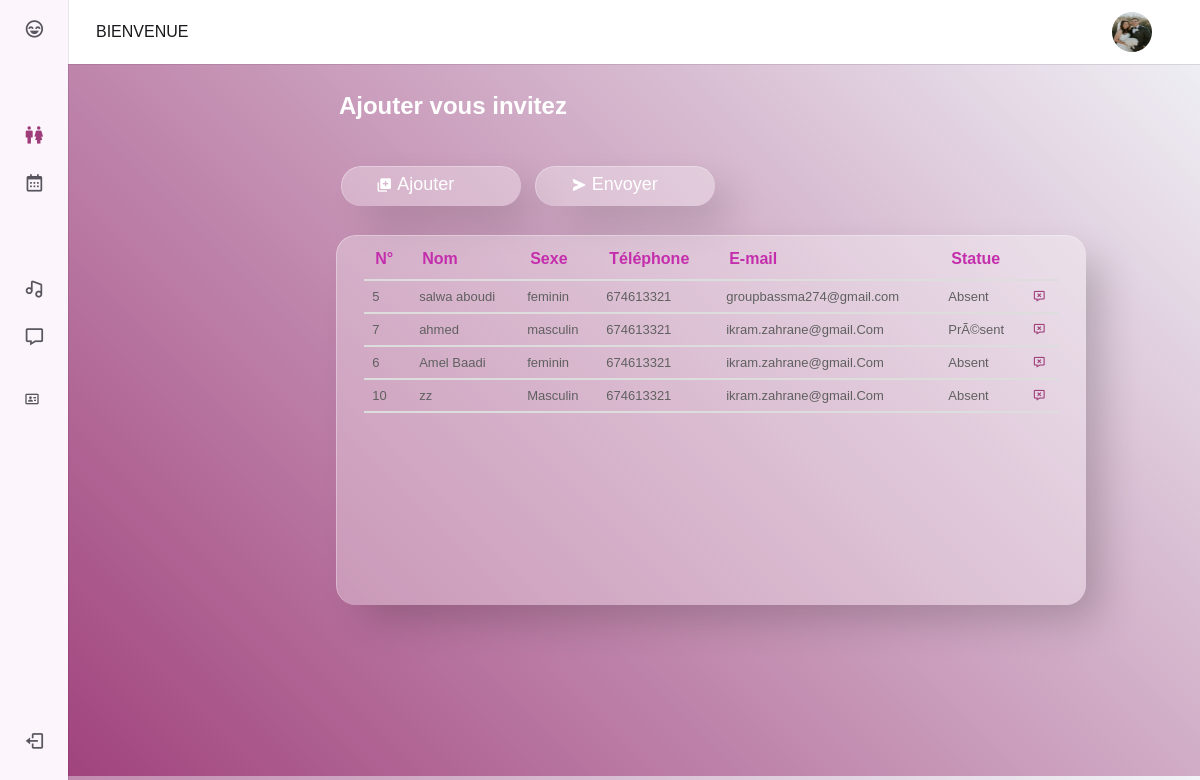
Page /ajouterInvite.php on the committed database.
### tables this page shows
CREATE TABLE IF NOT EXISTS `invite` (
  `id_invite` int(11) NOT NULL AUTO_INCREMENT,
  `nom_complet` varchar(20) NOT NULL,
  `Statut` varchar(20) NOT NULL,
  `email` varchar(30) NOT NULL,
  `tel` int(10) NOT NULL,
  `sexe` varchar(10) NOT NULL,
  PRIMARY KEY (`id_invite`)
);

### public/ajouterInvite.php (the view, shortened to what this page needs)
<?php
include 'php/connexion.php';
?>
<!DOCTYPE html>
<html lang="en">
<head>
    <link rel="stylesheet" href="https://cdn.jsdelivr.net/npm/boxicons@latest/css/boxicons.min.css">
    <link rel="stylesheet" href="css/styles.css">
</head>
<body>
    <header class="header">
        <div class="header__container">
            <img src="img/perfil.jpg" alt="" class="header__img">
            <a href="#" class="header__logo">BIENVENUE</a>
        </div>
    </header>
    <div class="nav" id="navbar">
        <nav class="nav__container">
            <div>
                <a href="index.php" class="nav__link nav__logo">
                    <i class='bx bx-happy-beaming nav__icon'></i>
                </a>
                <div class="nav__list">
                    <div class="nav__items">
                        <a href="information.php" class="nav__link active">
                            <i class='bx bx-male-female nav__icon'></i>
                        </a>
                        <div class="nav__dropdown">
                            <a href="html/jour j.html" class="nav__link">
                                <i class='bx bx-calendar nav__icon'></i>
                            </a>
                        </div>
                    </div>
                    <div class="nav__items">
                        <div class="nav__dropdown">
                            <a href="#" class="nav__link">
                                <i class='bx bx-music nav__icon'></i>
                            </a>
                        </div>
                        <a href="recommandation_Marie.php" class="nav__link">
                            <i class='bx bx-message nav__icon'></i>
                        </a>
                    </div>
                    <div class="nav__dropdown">
                        <a href="#" class="nav__link">
                            <i class='bx bx-id-card nav__iconn'></i>
                        </a>
                    </div>
                </div>
            </div>
            <a href="php/deconnexion.php" class="nav__link nav__logout">
                <i class='bx bx-log-out nav__icon'></i>
            </a>
        </nav>
    </div>
    <main>
        <section>
            <h2>Ajouter vous invitez</h2>
            <div class="container-menue">
                <form class="menue">
                    <div>
                        <a class="nav__link active" id="myBtn">
                            <i class='bx bxs-add-to-queue'></i>
                            <span class="nav__name">Ajouter</span>
                        </a>
                    </div>
                    <div>
                        <a class="nav__link active" id="envoie_email">
                            <i class='bx bxs-send'></i>
                            <span class="nav__name">Envoyer</span>
                        </a>
                    </div>
                </form>
            </div><br><BR><BR></BR></BR>
            <div class="container-tab">
                <table>
                    <tr>
                        <th>N°</th>
                        <th>Nom</th>
                        <th>Sexe</th>
                        <th>Téléphone</th>
                        <th>E-mail</th>
                        <th>Statue</th>
                        <th></th>
                    </tr>
                    <?php
                    $sql = "SELECT * FROM invite";
                    $result = mysqli_query($conn, $sql);
                    while ($row = mysqli_fetch_assoc($result)) {
                        echo "<tr>";
                        echo "<td>" . $row['id_invite'] . "</td>";
                        echo "<td>" . $row['nom_complet'] . "</td>";
                        echo "<td>" . $row['sexe'] . "</td>";
                        echo "<td>" . $row['tel'] . "</td>";
                        echo "<td>" . $row['email'] . "</td>";
                        echo "<td>" . $row['Statut'] . "</td>";
                        echo "<td><a href='php/supprimer.php?id_invite=$row[id_invite]' class='nav__link active'><i class='bx bx-message-x'></i></a></td>";
                        echo "</tr>";
                    }
                    ?>
                </table>
        </section>
 </main>
</body>
</html>

### public/css/styles.css (style rules this page uses)
:root { --header-height: 3.5rem; --nav-width: 219px; --first-color: rgb(158, 61, 121); --first-color-light: rgb(240, 212, 229); --title-color: #19181B; --text-color: #58555E; --text-color-light: #A5A1AA; --body-color: rgb(240, 212, 229); --container-color: #FFFFFF; --body-font: 'Poppins', sans-serif; --normal-font-size: .938rem; --small-font-size: .75rem; --smaller-font-size: .75rem; --font-medium: 500; --font-semi-bold: 600; --z-fixed: 100; }
@media screen and (min-width: 1024px) { :root { --normal-font-size: 1rem; --small-font-size: .875rem; --smaller-font-size: .813rem; } }
body { margin: var(--header-height) 0 0 0; padding: 1rem 1rem 0; font-family: var(--body-font); font-size: var(--normal-font-size); background-color: var(--body-color); color: var(--text-color); }
a { text-decoration: none; }
img { max-width: 100%; height: auto; }
.header { position: fixed; top: 0; left: 0; width: 100%; background-color: var(--container-color); box-shadow: 0 1px 0 rgba(22, 8, 43, 0.1); padding: 0 1rem; z-index: var(--z-fixed); }
.header__container { display: flex; align-items: center; height: var(--header-height); justify-content: space-between; }
.header__img { width: 35px; height: 35px; border-radius: 50%; }
.header__logo { color: var(--title-color); font-weight: var(--font-medium); display: none; }
.nav { position: fixed; top: 0; left: -100%; height: 100vh; padding: 1rem 1rem 0; background-color: var(--container-color); box-shadow: 1px 0 0 rgba(22, 8, 43, 0.1); z-index: var(--z-fixed); transition: .4s; background-color: rgb(252, 245, 252); }
.nav__container { height: 100%; display: flex; flex-direction: column; justify-content: space-between; padding-bottom: 3rem; overflow: auto; scrollbar-width: none; }
.nav__logo { font-weight: var(--font-semi-bold); margin-bottom: 2.5rem; font-family: 'Imperial Script', cursive; }
.nav__list, .nav__items { display: grid; }
.nav__list { row-gap: 2.5rem; }
.nav__items { row-gap: 1.5rem; }
.nav__link { display: flex; align-items: center; color: var(--text-color); }
.nav__icon { font-size: 1.2rem; margin-right: .5rem; }
.nav__name { font-size: var(--small-font-size); font-weight: var(--font-medium); white-space: nowrap; }
.nav__logout { margin-top: 5rem; }
.nav__dropdown { overflow: hidden; max-height: 21px; transition: .4s ease-in-out; }
.active { color: var(--first-color); }
@media screen and (min-width: 768px) { body { padding: 1rem 3rem 0 6rem; } }
@media screen and (min-width: 768px) { .header { padding: 0 3rem 0 6rem; } }
@media screen and (min-width: 768px) { .header__container { height: calc(var(--header-height) + .5rem); } }
@media screen and (min-width: 768px) { .header__logo { display: block; } }
@media screen and (min-width: 768px) { .header__img { width: 40px; height: 40px; order: 1; } }
@media screen and (min-width: 768px) { .nav { left: 0; padding: 1.2rem 1.5rem 0; width: 68px; } }
@media screen and (min-width: 768px) { .nav__items { row-gap: 1.7rem; } }
@media screen and (min-width: 768px) { .nav__icon { font-size: 1.3rem; } }
@media screen and (min-width: 768px) { .nav__logo-name, .nav__name, .nav__subtitle, .nav__dropdown-icon { opacity: 0; transition: .3s; } }

### rows in the picture
invite: id_invite "5", nom_complet "salwa aboudi", sexe "feminin", tel "674613321", email "groupbassma274@gmail.com", Statut "Absent"
invite: id_invite "7", nom_complet "ahmed", sexe "masculin", tel "674613321", email "ikram.zahrane@gmail.Com", Statut "PrÃ©sent"
invite: id_invite "6", nom_complet "Amel Baadi", sexe "feminin", tel "674613321", email "ikram.zahrane@gmail.Com", Statut "Absent"
invite: id_invite "10", nom_complet "zz", sexe "Masculin", tel "674613321", email "ikram.zahrane@gmail.Com", Statut "Absent"
